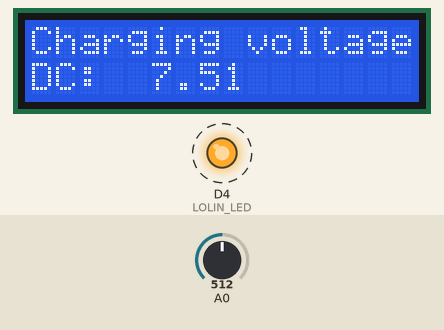
Recording of a sketch running on a simulated ESP8266 (NodeMCU). Parts: 16×2 character LCD, output pins drawn as LEDs (lit = HIGH). Dashed ring = blinking. The inputs (shaded band) are chosen by the test bench; at power-on: A0 = 512. Random numbers use the default seed unless the sketch sets one; what the sketch prints to the serial monitor is not drawn.

Above: at 2.6 s.
2.7 s: A0 set to 716
At 3.4 s:
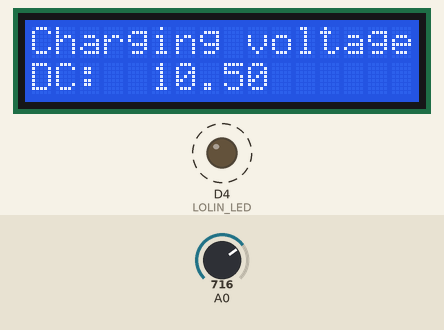
4.4 s: A0 set to 900
At 4.9 s:
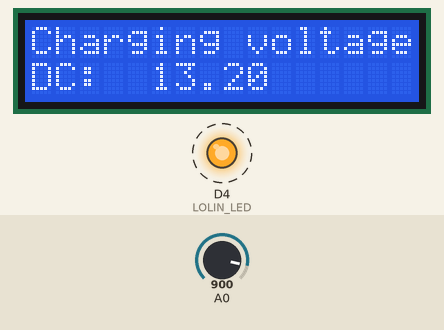
6.0 s: A0 set to 1023
At 6.9 s:
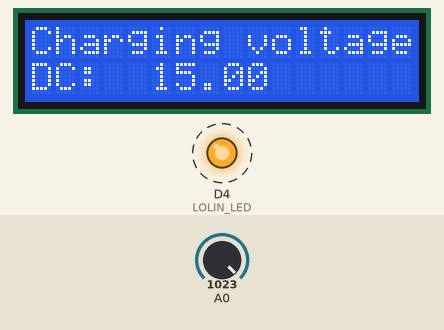
Timing chart, 0 to 13.5 s (numbered marks = the images above; inputs shaded):
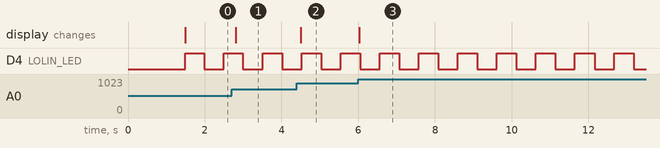

The sketch:

Wireless_Charger.ino
```cpp
#include <Arduino.h>
#include <EEPROM.h>
#include <ESP8266WiFi.h>
#include <ESP8266WebServer.h>


#define USE_I2C_LCD  1

#ifdef USE_I2C_LCD

//#define LCD_SCL_PIN SCL
//#define LCD_SDA_PIN SDA

#include <Wire.h>
#include <LiquidCrystal_I2C.h>
LiquidCrystal_I2C lcd(0x27, 16, 2);

void setUpLcd(){
  Wire.begin();
  lcd.begin();
  lcd.backlight();
  lcd.clear();
  lcd.setCursor(0,0);
  lcd.print("Charging voltage");
  lcd.setCursor(0,1);
  lcd.print("DC: ");
}


#endif //USE_I2C_LCD


///*******************************************************///
///*******************************************************///
///              SERVER CODE START FROM HERE              ///
///*******************************************************///
///*******************************************************///
#define LOLIN_LED D4
#define PRODUCTION  1
//#define DEBUG_SERVER  1
String HOME = "/";

/* Global vareiables are here */
unsigned long timestamp = 0;


/* Put IP Address details */
IPAddress local_ip(192,168,1,1);
IPAddress gateway(192,168,1,1);
IPAddress subnet(255,255,255,0);
ESP8266WebServer server(80);


//@auto generated code
//QR Format
//WIFI:S:MySSID;T:WPA;P:MyPassW0rd;;
//hotspot config
const char* hotspot_name = "iota0322-charg";
const char* hotspot_password = "iota0322";

struct{
	String message;
	String message_class = "hide";

	float voltage;
	String voltage_class = "success";

} dataPacket;


struct{
	 const int BTN_NONE = -1;
} btnAction;
int userBtnAction = btnAction.BTN_NONE;


#ifdef PRODUCTION
String getDataJson(){
	return "{\"message\":\""+dataPacket.message+"\",\"message_class\":\""+dataPacket.message_class+"\", "
	"\"voltage\":\""+String(dataPacket.voltage)+"\",\"voltage_class\":\""+dataPacket.voltage_class+"\"}";
}
#endif


void handel_UserAction(){
	for (uint8_t i = 0; i < server.args(); i++) {
	}
	server.send(200, "text/json", getDataJson());
}


#ifdef DEBUG_SERVER
String getTestClass(){
	int r = random(0,4);
	switch (r){
		case 0: return "primary";
		case 1: return "secondary";
		case 2: return "success";
		case 3: return "danger";
		case 4: return "warning";
	}
}
String getDataJson(){
	return "{\"message\":\""+String(random(10,99))+"\",\"message_class\":\""+getTestClass()+"\", "
	"\"voltage\":\""+String(random(10,99))+"\",\"voltage_class\":\""+getTestClass()+"\"}";
}
#endif


// auto generated code
void forwardTo(String location){
  server.sendHeader("Location", location, true);
  server.send( 302, "text/plain", "");
}

void handle_Home() {
  server.send( 200, "text/html", getTemplate());
}

void handle_DataRequest(){
  server.send( 200, "text/json", getDataJson());
}


void handle_NotFound(){
  forwardTo(HOME);
}


void setUpServer(){
    delay(500);
    WiFi.softAP(hotspot_name, hotspot_password);
    WiFi.softAPConfig(local_ip, gateway, subnet);
    delay(100);

    server.begin();
    delay(300);
    Serial.println("server started.");

}


#define IR_PIN D1


void setUpGPIO(void);

void setup() {
  delay(500);
  Serial.begin(115200);
  Serial.println("\n\nstartng...");
  setUpServer();
  setUpGPIO();
#ifdef USE_I2C_LCD
  setUpLcd();
#endif //USE_I2C_LCD
  timestamp = millis();
}

void setUpGPIO(){
	pinMode(LOLIN_LED,OUTPUT);
	pinMode(IR_PIN,INPUT);
}

int heartRate(){
  return random(65, 85);
}
int oxigen(){
  return random(96, 100);
}


uint32_t led_time_stamp = 0;
void blinkLed(int mil){
  if(led_time_stamp+mil < millis()){
      led_time_stamp = millis();
      if(digitalRead(LOLIN_LED) == 0){
          digitalWrite(LOLIN_LED, HIGH);
      }
      else{
        digitalWrite(LOLIN_LED, LOW);
      }
  }
}


uint32_t lcd_update_time = 0;
uint32_t lcd_update_stamp = 0;
int vant_open  = 0;
void loop() {
  server.handleClient();
  blinkLed(500);
  if(userBtnAction != btnAction.BTN_NONE){


    userBtnAction = btnAction.BTN_NONE;
    Serial.println("Button clicked");

  }


  if(lcd_update_time+100 < millis()){
      lcd_update_time = millis();

      double volt = analogRead(A0);

      volt = (volt*15)/1023;


      dataPacket.voltage = volt;


  }
	if(lcd_update_stamp +250 < millis()){
		lcd.setCursor(5,1);
  	lcd.print(dataPacket.voltage);
		lcd.print("    ");
	}


}


String getTemplate(){
	return 	"<!DOCTYPE html>\n"
	"<html>\n"
	"<head>\n"
	"<style>"
	"body{\n"
	"background-color: #F1FCFF;\n"
	"padding:0px;\n"
	"margin:0px;\n"
	"text-align: center;\n"
	"}\n"
	"header{\n"
	"height:35px;\n"
	"padding:10px;\n"
	"text-align:left;\n"
	"display: flex;\n"
	"background-color: #0093E9;\n"
	"position:fixed;\n"
	"width:100%;\n"
	"z-index:100;\n"
	"top:0;\n"
	"}\n"
	"footer{\n"
	"padding:20px;\n"
	"}\n"
	"\n"
	"form{\n"
	"margin:15px auto 0px auto;\n"
	"max-width:90%;\n"
	"background-color: #AAAAAA;\n"
	"padding: 15px 0 15px 0;\n"
	"border-radius: 5px;\n"
	"}\n"
	"\n"
	"button{\n"
	"margin:8px auto 0px auto;\n"
	"width:90%;\n"
	"background-color: #AAAAAA;\n"
	"padding: 10px 0 10px 0;\n"
	"border-radius: 5px;\n"
	"font-size: 24px;\n"
	"font-weight: bold;\n"
	"color:white;\n"
	"border: none;\n"
	"}\n"
	"button:active {\n"
	"width:89%;\n"
	"padding: 10px 0 10px 0;\n"
	"color:black;\n"
	"}\n"
	"input{\n"
	"margin:8px auto 0px auto;\n"
	"width:90%;\n"
	"padding: 10px 0 10px 0;\n"
	"border-radius: 5px;\n"
	"font-size: 22px;\n"
	"color:black;\n"
	"border: none;\n"
	"}\n"
	"\n"
	"label{\n"
	"margin:15px auto 0px auto;\n"
	"width:90%;\n"
	"padding: 0px 0 0px 0;\n"
	"font-size: 22px;\n"
	"display:block;\n"
	"}\n"
	"\n"
	".radio-group{\n"
	"margin:15px auto 15px auto;\n"
	"font-size: 24px;\n"
	"width:100%;\n"
	"display:flex;\n"
	"flex-direction: row;\n"
	"text-align:left;\n"
	"}\n"
	".radio-label{\n"
	"margin:0px;\n"
	"padding:0px;\n"
	"}\n"
	".radio{\n"
	"width:32px;\n"
	"margin:0px 10px 0px 15px;\n"
	"}\n"
	"\n"
	".content{\n"
	"margin-top:70px;\n"
	"}\n"
	".connection{\n"
	"margin-left:20px;\n"
	"color: white;\n"
	"}\n"
	".online{\n"
	"margin: 8px 0 0 -8px;\n"
	"font-size: 16px;\n"
	"color:white;\n"
	"}\n"
	".card{\n"
	"margin:15px auto 0px auto;\n"
	"max-width:90%;\n"
	"padding: 15px 0 15px 0;\n"
	"border-radius: 5px;\n"
	"}\n"
	".primary{\n"
	"background-color: #8BC6EC;\n"
	"visibility: visible;\n"
	"}\n"
	".secondary{\n"
	"background-color: #AAAAAA;\n"
	"visibility: visible;\n"
	"}\n"
	".success{\n"
	"background-color: #82c063;\n"
	"visibility: visible;\n"
	"}\n"
	".danger{\n"
	"background-color: #F76666;\n"
	"visibility: visible;\n"
	"}\n"
	".warning{\n"
	"background-color: #E3D377;\n"
	"visibility: visible;\n"
	"}\n"
	".hide{\n"
	"visibility: hidden;\n"
	"}\n"
	"@media only screen and (min-width: 500px) {\n"
	".card {\n"
	"max-width:400px;\n"
	"}\n"
	"button{\n"
	"max-width:400px;\n"
	"}\n"
	"form{\n"
	"max-width:400px;\n"
	"}\n"
	"label{\n"
	"max-width:400px;\n"
	"}\n"
	"}\n"
	"\n"
	"h1 {\n"
	"margin: 2px;\n"
	"color: white;\n"
	"}\n"
	"h2 {\n"
	"margin: 2px;\n"
	"color: black;\n"
	"}\n"
	"</style>\n"
	"<meta charset='utf-8'>\n"
	"<meta http-equiv='X-UA-Compatible' content='IE=edge'>\n"
	"<title>Iot Based Smart Vantilator</title>\n"
	"<meta name='viewport' content='width=device-width, initial-scale=1'>\n"
	"<link rel='stylesheet' type='text/css' media='screen' href='main.css'>\n"
	"\n"
	"</head>\n"
	"<body onload=\"liveDataAjax()\">\n"
	"<header>\n"
	"<span class=\"connection\" id=\"connected\">\n"
	"<svg xmlns=\"http://www.w3.org/2000/svg\" width=\"32\" height=\"32\" fill=\"currentColor\" class=\"connected\" viewBox=\"0 0 16 16\">\n"
	"<path d=\"M15.384 6.115a.485.485 0 0 0-.047-.736A12.444 12.444 0 0 0 8 3C5.259 3 2.723 3.882.663 5.379a.485.485 0 0 0-.048.736.518.518 0 0 0 .668.05A11.448 11.448 0 0 1 8 4c2.507 0 4.827.802 6.716 2.164.205.148.49.13.668-.049z\"/>\n"
	"<path d=\"M13.229 8.271a.482.482 0 0 0-.063-.745A9.455 9.455 0 0 0 8 6c-1.905 0-3.68.56-5.166 1.526a.48.48 0 0 0-.063.745.525.525 0 0 0 .652.065A8.46 8.46 0 0 1 8 7a8.46 8.46 0 0 1 4.576 1.336c.206.132.48.108.653-.065zm-2.183 2.183c.226-.226.185-.605-.1-.75A6.473 6.473 0 0 0 8 9c-1.06 0-2.062.254-2.946.704-.285.145-.326.524-.1.75l.015.015c.16.16.407.19.611.09A5.478 5.478 0 0 1 8 10c.868 0 1.69.201 2.42.56.203.1.45.07.61-.091l.016-.015zM9.06 12.44c.196-.196.198-.52-.04-.66A1.99 1.99 0 0 0 8 11.5a1.99 1.99 0 0 0-1.02.28c-.238.14-.236.464-.04.66l.706.706a.5.5 0 0 0 .707 0l.707-.707z\"/>\n"
	"</svg>\n"
	"</span>\n"
	"<span class=\"connection\" id=\"disconnected\">\n"
	"<svg xmlns=\"http://www.w3.org/2000/svg\" width=\"32\" height=\"32\" fill=\"currentColor\" class=\"connected\" viewBox=\"0 0 16 16\">\n"
	"<path d=\"M10.706 3.294A12.545 12.545 0 0 0 8 3C5.259 3 2.723 3.882.663 5.379a.485.485 0 0 0-.048.736.518.518 0 0 0 .668.05A11.448 11.448 0 0 1 8 4c.63 0 1.249.05 1.852.148l.854-.854zM8 6c-1.905 0-3.68.56-5.166 1.526a.48.48 0 0 0-.063.745.525.525 0 0 0 .652.065 8.448 8.448 0 0 1 3.51-1.27L8 6zm2.596 1.404.785-.785c.63.24 1.227.545 1.785.907a.482.482 0 0 1 .063.745.525.525 0 0 1-.652.065 8.462 8.462 0 0 0-1.98-.932zM8 10l.933-.933a6.455 6.455 0 0 1 2.013.637c.285.145.326.524.1.75l-.015.015a.532.532 0 0 1-.611.09A5.478 5.478 0 0 0 8 10zm4.905-4.905.747-.747c.59.3 1.153.645 1.685 1.03a.485.485 0 0 1 .047.737.518.518 0 0 1-.668.05 11.493 11.493 0 0 0-1.811-1.07zM9.02 11.78c.238.14.236.464.04.66l-.707.706a.5.5 0 0 1-.707 0l-.707-.707c-.195-.195-.197-.518.04-.66A1.99 1.99 0 0 1 8 11.5c.374 0 .723.102 1.021.28zm4.355-9.905a.53.53 0 0 1 .75.75l-10.75 10.75a.53.53 0 0 1-.75-.75l10.75-10.75z\"/>\n"
	"</svg>\n"
	"</span>\n"
	"<span class=\"connection\">\n"
	"<p class=\"online\" id=\"online\" >Online</p>\n"
	"</span>\n"
	"</header>\n"
	"\n"
	"<div class=\"content\">\n"
	"<div class=\"card hide\" id=\"message\">\n"
	"<span></span>\n"
	"<h1></h1>\n"
	"</div>\n"
	"\n"
	"<div class=\"card primary\" id=\"voltage\">\n"
	"<span>\n"
	"<svg xmlns=\"http://www.w3.org/2000/svg\" width=\"48\" height=\"48\" fill=\"yellow\" class=\"bi bi-thermometer-half\" viewBox=\"0 0 16 16\">\n"
	"<path d=\"M9.585 2.568a.5.5 0 0 1 .226.58L8.677 6.832h1.99a.5.5 0 0 1 .364.843l-5.334 5.667a.5.5 0 0 1-.842-.49L5.99 9.167H4a.5.5 0 0 1-.364-.843l5.333-5.667a.5.5 0 0 1 .616-.09z\"/>\n"
	"<path d=\"M2 4h4.332l-.94 1H2a1 1 0 0 0-1 1v4a1 1 0 0 0 1 1h2.38l-.308 1H2a2 2 0 0 1-2-2V6a2 2 0 0 1 2-2z\"/>\n"
	"<path d=\"M2 6h2.45L2.908 7.639A1.5 1.5 0 0 0 3.313 10H2V6zm8.595-2-.308 1H12a1 1 0 0 1 1 1v4a1 1 0 0 1-1 1H9.276l-.942 1H12a2 2 0 0 0 2-2V6a2 2 0 0 0-2-2h-1.405z\"/>\n"
	"<path d=\"M12 10h-1.783l1.542-1.639c.097-.103.178-.218.241-.34V10zm0-3.354V6h-.646a1.5 1.5 0 0 1 .646.646zM16 8a1.5 1.5 0 0 1-1.5 1.5v-3A1.5 1.5 0 0 1 16 8z\"/>\n"
	"</svg>\n"
	"</span>\n"
	"<h1></h1>\n"
	"</div>\n"
	"\n"
	"\n"
	"\n"
	"\n"
	"</div>\n"
	"<footer>\n"
	"\n"
	"</footer>\n"
	"\n"
	"<script>"
	"var DRT = 100;\n"
	"function updateCSSClass(element, css){\n"
	"    if(css != 'primary')\n"
	"        element.classList.remove('primary');\n"
	"    if(css != 'secondary')\n"
	"        element.classList.remove('secondary');\n"
	"    if(css != 'success')\n"
	"        element.classList.remove('success');\n"
	"    if(css != 'danger')\n"
	"        element.classList.remove('danger');\n"
	"    if(css != 'warning')\n"
	"        element.classList.remove('warning');\n"
	"    if(css != 'hide')\n"
	"        element.classList.remove('hide');\n"
	"    element.classList.add(css);\n"
	"}\n"
	"\n"
	"function updateData(data){\n"
	"\tdocument.getElementById(\"message\").children[1].innerHTML = \"\"+data.message+\"\";\n"
	"\tupdateCSSClass(document.getElementById(\"message\"), data.message_class);\n"
	"\tdocument.getElementById(\"voltage\").children[1].innerHTML = \"\"+data.voltage+\" Volt\";\n"
	"\tupdateCSSClass(document.getElementById(\"voltage\"), data.voltage_class);\n"
	"}\n"
	"\n"
	"function getCommand(btn_id, value){\n"
	"    \n"
	"}\n"
	"\n"
	"function onClickBtn(btn_id){\n"
	"\tvar val = document.getElementById(btn_id).innerHTML;\n"
	"\tvar cmd = getCommand(btn_id,val);\n"
	"    console.log(cmd)\n"
	"\tsendButtonClick('/act?'+btn_id+'='+cmd)\n"
	"}\n"
	"\n"
	"\n"
	"\n"
	"function updateNetwork(connected){\n"
	"    if(connected){\n"
	"        document.getElementById('disconnected').style.display = 'none';\n"
	"        document.getElementById('connected').style.display = 'block';\n"
	"        document.getElementById('online').innerHTML = 'Online';\n"
	"    }\n"
	"    else{\n"
	"        document.getElementById('connected').style.display = 'none';\n"
	"        document.getElementById('disconnected').style.display = 'block';\n"
	"        document.getElementById('online').innerHTML = 'Offline';\n"
	"    }\n"
	"}\n"
	"\n"
	"\n"
	"function sendButtonClick(url){\n"
	"\t\n"
	"    const xhr = new XMLHttpRequest();\n"
	"    xhr.open('GET', url, true);\n"
	"    xhr.onload = () => {\n"
	"        if(xhr.readyState === XMLHttpRequest.DONE && xhr.status === 200) {\n"
	"            var data= JSON.parse(xhr.responseText);\n"
	"            updateData(data);\n"
	"            updateNetwork(true);\n"
	"        }\n"
	"    }\n"
	"    xhr.onerror = function() {\n"
	"        updateNetwork(false);\n"
	"    };\n"
	"    xhr.send();\n"
	"}\n"
	"\n"
	"\n"
	"\n"
	"\n"
	"var netcount = 0;\n"
	"function reconnect(){\n"
	"    if(netcount == 0){\n"
	"        console.log(\"Retrying\");\n"
	"        document.getElementById('online').innerHTML = 'Retrying..';\n"
	"        setTimeout(liveDataAjax,1000);\n"
	"        return\n"
	"    }\n"
	"    netcount -= 1;\n"
	"    console.log(\"count\",netcount);\n"
	"    document.getElementById('online').innerHTML = 'Offline ('+netcount+')';\n"
	"    setTimeout(reconnect, 1000);\n"
	"}\n"
	"function liveDataAjax(){\n"
	"    const xhr = new XMLHttpRequest();\n"
	"    xhr.open('GET', '/data.json', true);\n"
	"    xhr.onload = () => {\n"
	"        if(xhr.readyState === XMLHttpRequest.DONE && xhr.status === 200) {\n"
	"            var data= JSON.parse(xhr.responseText);\n"
	"            updateData(data);\n"
	"            updateNetwork(true);\n"
	"            setTimeout(liveDataAjax, DRT);\n"
	"        }\n"
	"        else if (xhr.readyState === XMLHttpRequest.DONE){\n"
	"            updateNetwork(false);\n"
	"            netcount = 5;\n"
	"            reconnect();\n"
	"        }\n"
	"    };\n"
	"    xhr.onerror = function() {\n"
	"        updateNetwork(false);\n"
	"        netcount = 5;\n"
	"        reconnect();\n"
	"    };\n"
	"    xhr.send();\t\n"
	"}\n"
	"\n"
	"</script>\n"
	"</body>\n"
	"</html>";
}
```

Measured:
- after the input at 2.7 s, the display: changes after 0.10 s (image 1)
- after the input at 4.4 s, the display: changes after 0.10 s (image 2)
- after the input at 6.0 s, the display: changes at once (image 3)
- by itself, D4 (LOLIN_LED): alternates HIGH for 0.51 s and LOW for 0.51 s
